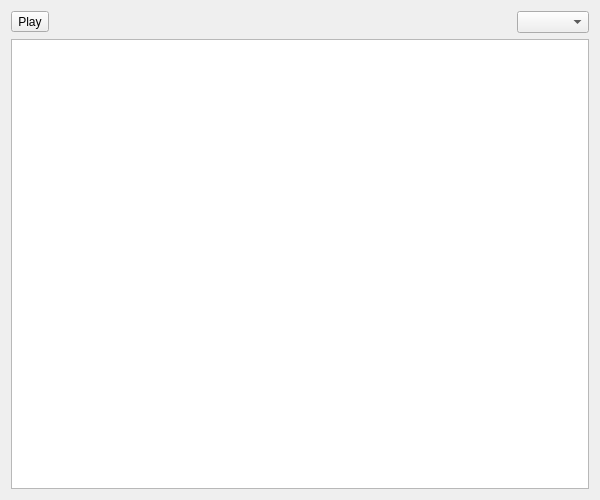
<?xml version="1.0" encoding="UTF-8"?>
<ui version="4.0">
 <class>UnTech::GuiQt::Resources::Palette::EditorWidget</class>
 <widget class="QWidget" name="UnTech::GuiQt::Resources::Palette::EditorWidget">
  <property name="geometry">
   <rect>
    <x>0</x>
    <y>0</y>
    <width>600</width>
    <height>500</height>
   </rect>
  </property>
  <layout class="QVBoxLayout" name="verticalLayout">
   <item>
    <layout class="QHBoxLayout" name="headerLayout">
     <item>
      <widget class="QToolButton" name="playButton">
       <property name="toolTip">
        <string>Play Animation</string>
       </property>
       <property name="text">
        <string>Play</string>
       </property>
       <property name="icon">
        <iconset resource="../../../../resources/resources.qrc">
         <normaloff>:/icons/animation-play.svg</normaloff>:/icons/animation-play.svg</iconset>
       </property>
       <property name="checkable">
        <bool>true</bool>
       </property>
      </widget>
     </item>
     <item>
      <widget class="QLabel" name="animationFrameLabel">
       <property name="text">
        <string/>
       </property>
       <property name="textFormat">
        <enum>Qt::PlainText</enum>
       </property>
      </widget>
     </item>
     <item>
      <spacer name="horizontalSpacer">
       <property name="orientation">
        <enum>Qt::Horizontal</enum>
       </property>
       <property name="sizeHint" stdset="0">
        <size>
         <width>0</width>
         <height>0</height>
        </size>
       </property>
      </spacer>
     </item>
     <item>
      <widget class="QComboBox" name="region"/>
     </item>
    </layout>
   </item>
   <item>
    <widget class="QGraphicsView" name="graphicsView"/>
   </item>
  </layout>
 </widget>
 <resources>
  <include location="../../../../resources/resources.qrc"/>
 </resources>
 <connections/>
</ui>
